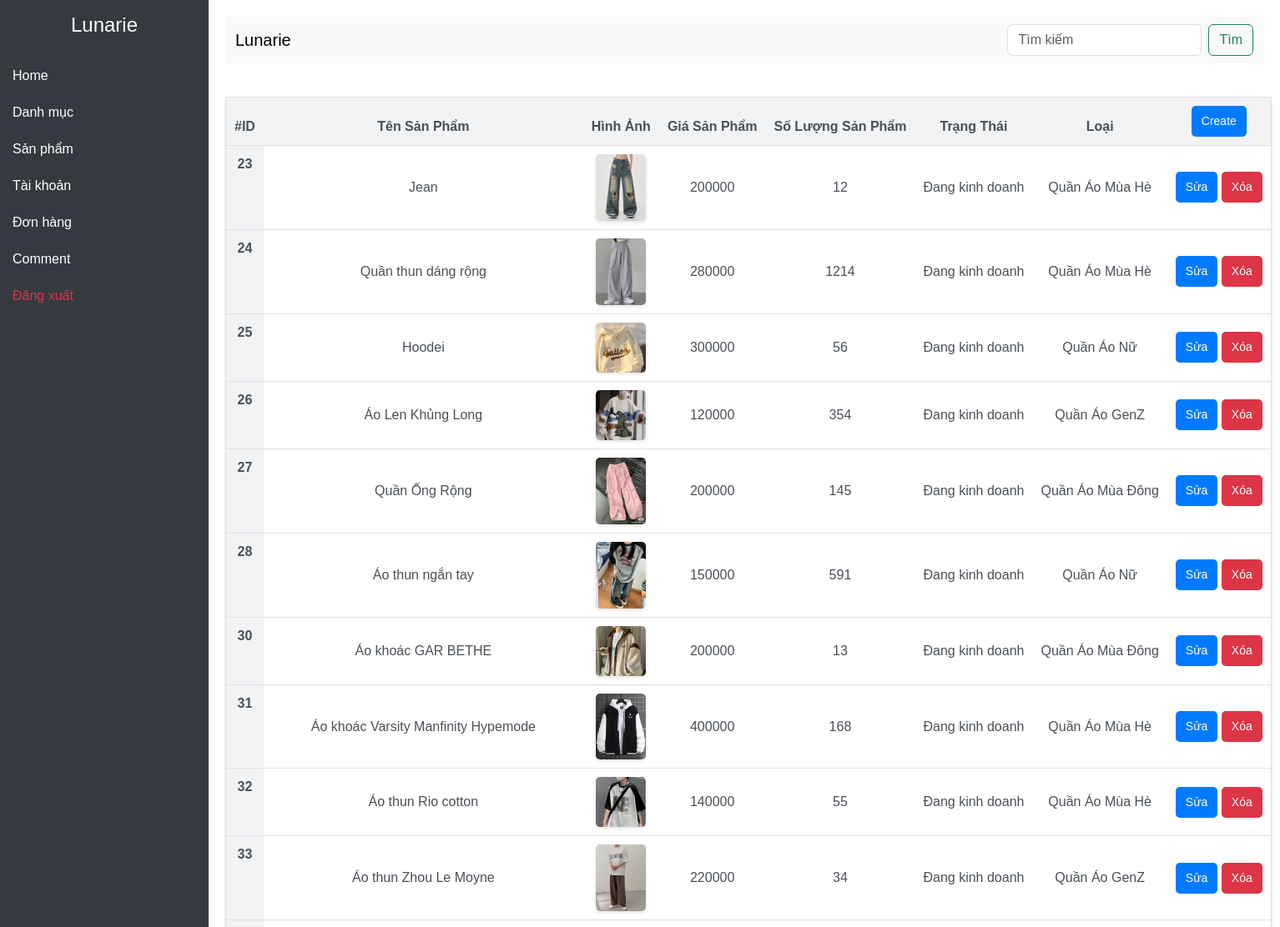
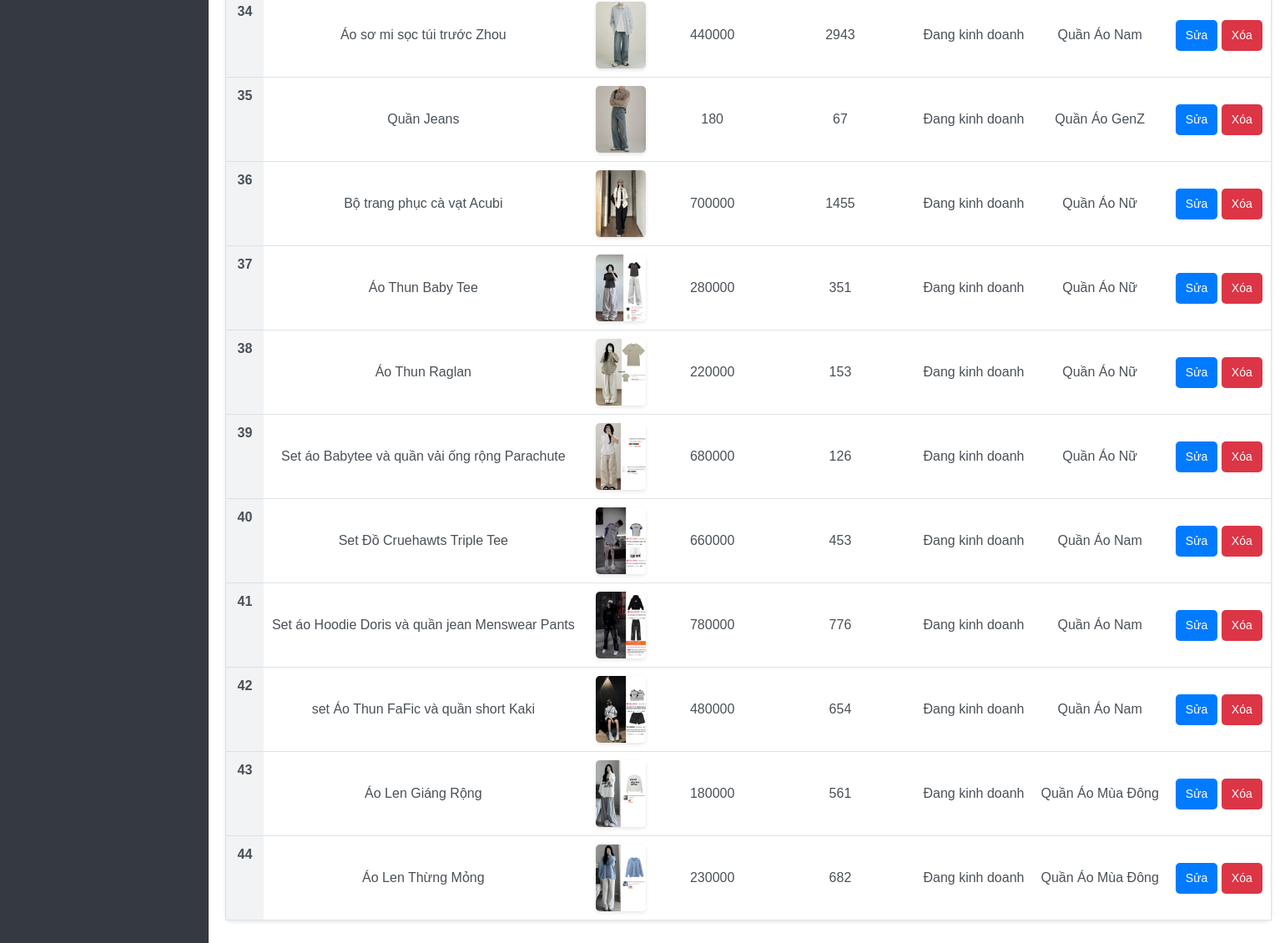
The page /admin/?ctl=listsp on the database its author committed (2 pictures, top to bottom).
### tables this page shows
CREATE TABLE `products` (
  `id` int NOT NULL,
  `name` varchar(255) NOT NULL,
  `image` varchar(255) NOT NULL,
  `price` bigint NOT NULL,
  `quantity` int NOT NULL,
  `description` text NOT NULL,
  `content` text NOT NULL,
  `status` tinyint(1) NOT NULL DEFAULT '1',
  `category_id` int NOT NULL
);

CREATE TABLE `categories` (
  `id` int NOT NULL,
  `cate_name` varchar(255) NOT NULL,
  `type` tinyint(1) NOT NULL,
  `soft_delete` tinyint(1) NOT NULL DEFAULT '0'
);

### common/function.php (called while the page is built, shortened)
<?php
function view($path_view, $data = [])
{
    extract($data);
    $path_view = str_replace(".", "/", $path_view);
    include_once ROOT_DIR . "views/$path_view.php";
}

### controllers/admin/AdminProductController.php (called while the page is built, shortened)
<?php
class AdminProductController
{
    public function index()
    {
        $products = (new Product)->all();
        return view('admin.products.list', compact('products', 'message'));
    }
}

### admin/index.php (called while the page is built, shortened)
<?php
require_once __DIR__ . "/../common/function.php";
require_once __DIR__ . "/../models/BaseModel.php";
require_once __DIR__ . "/../models/Product.php";
require_once __DIR__ . "/../controllers/admin/AdminProductController.php";
$ctl = $_GET['ctl'] ?? "";
match ($ctl) {
    '' => view("admin.dashboard"),
    'listsp' => (new AdminProductController)->index(),
    'addsp' => (new AdminProductController)->create(),
    'storesp' => (new AdminProductController)->store(),
    'editsp' => (new AdminProductController)->edit(),
    'updatesp' => (new AdminProductController)->update(),
    'deletesp' => (new AdminProductController)->delete(),
    'listdm' => (new AdminCategoryController)->index(),
    'adddm' => (new AdminCategoryController)->add(),
    'storedm' => (new AdminCategoryController)->store(),
    'editdm' => (new AdminCategoryController)->edit(),
    'updatedm' => (new AdminCategoryController)->update(),
    'deletedm' => (new AdminCategoryController)->delete(),
    default => view('errors.404'),
    'listuser' =>(new AuthController)->index(),
    'updateuser' => (new AuthController)->updateActive(),
    'list-order' => (new OrderController)->index(),
    'detail-order'=>(new OrderController)->showOrder(),
    'logout' =>(new DashboardController)->logout(),
    'productcomment'=>(new CommentController)->index(),
    'comment-detail'=>(new CommentController)->list(),
    'active-comment'=>(new CommentController)->updateActive(),
};

### models/BaseModel.php (called while the page is built, shortened)
<?php
class BaseModel
{
    public function __construct()
    {
        try {
            $this->conn = new PDO("mysql:host=localhost; dbname=duan1.moi; charset=utf8; port=3306", "root", "");
        } catch (PDOException $e) {
            echo "Lỗi kết nối CSDL: " . $e->getMessage();
        }
    }
}

### models/Product.php (called while the page is built, shortened)
<?php
class Product extends BaseModel
{
    public function all()
    {
        $sql = "SELECT p.*, cate_name FROM products p JOIN categories c ON p.category_id=c.id";
        $stmt = $this->conn->prepare($sql);
        $stmt->execute();
        return $stmt->fetchAll(PDO::FETCH_ASSOC);
    }
}

### views/admin/products/list.php (the view, shortened to what this page needs)
<?php include_once ROOT_DIR . "views/admin/header.php" ?>
<div class="content">
    <table class="table">
        <thead>
            <tr>
                <th scope="col">#ID</th>
                <th scope="col">Tên Sản Phẩm</th>
                <th scope="col">Hình Ảnh</th>
                <th scope="col">Giá Sản Phẩm</th>
                <th scope="col">Số Lượng Sản Phẩm</th>
                <th scope="col">Trạng Thái</th>
                <th scope="col">Loại</th>
                <th scope="col">
                    <a href="<?= ADMIN_URL . '?ctl=addsp' ?>" class="btn btn-primary">Create</a>
                </th>
            </tr>
        </thead>
        <tbody>
            <?php foreach ($products as $pro) : ?>
                <tr>
                    <th scope="row"><?= $pro['id'] ?></th>
                    <td><?= $pro['name'] ?></td>
                    <td>
                        <img src="<?= ROOT_URL . $pro['image'] ?>" width="60" alt="">
                    </td>
                    <td><?= $pro['price'] ?></td>
                    <td><?= $pro['quantity'] ?></td>
                    <td><?= $pro['status'] ? 'Đang kinh doanh' : 'Ngừng kinh doanh' ?></td>
                    <td><?= $pro['cate_name'] ?></td>
                    <td>
                        <a href="<?= ADMIN_URL . '?ctl=editsp&id=' . $pro['id'] ?>" class="btn btn-primary">Sửa</a>
                        <a href="<?= ADMIN_URL . '?ctl=deletesp&id=' . $pro['id'] ?>" class="btn btn-danger" onclick="return confirm('Bạn có muốn xóa không')">Xóa</a>
                    </td>
                </tr>
            <?php endforeach ?>
        </tbody>
    </table>
</div>
<?php include_once ROOT_DIR . "views/admin/footer.php" ?>

### views/admin/header.php (shortened to what this page needs)
<!DOCTYPE html>
<html lang="en">
<head>
    <link rel="stylesheet" href="https://cdn.jsdelivr.net/npm/bootstrap@5.3.3/dist/css/bootstrap.min.css">
</head>
<body>
    <div class="sidebar">
        <h4 class="text-center py-3">Lunarie</h4>
        <a href="<?= ADMIN_URL ?>"><i class="bi bi-house"></i> Home</a>
        <a href="<?= ADMIN_URL . '?ctl=listdm' ?>"><i class="bi bi-card-list"></i> Danh mục</a>
        <a href="<?= ADMIN_URL . '?ctl=listsp' ?>"><i class="bi bi-box"></i> Sản phẩm</a>
        <a href="<?= ADMIN_URL . '?ctl=listuser' ?>"><i class="bi bi-people"></i> Tài khoản</a>
        <a href="<?= ADMIN_URL . '?ctl=list-order' ?>"><i class="bi bi-cart"></i> Đơn hàng</a>
        <a href="<?= ADMIN_URL . '?ctl=productcomment' ?>"><i class="bi bi-cart"></i>Comment</a>
        <a href="<?= ADMIN_URL . '?ctl=logout' ?>" class="text-danger"><i class="bi bi-box-arrow-right"></i> Đăng xuất</a>
    </div>
    <div class="content">
        <nav class="navbar navbar-expand-lg navbar-light bg-light">
            <div class="container-fluid">
                <a class="navbar-brand" href="#">Lunarie</a>
                <div class="collapse navbar-collapse" id="navbarContent">
                    <form class="d-flex ms-auto" action="<?= ADMIN_URL . '?ctl=search' ?>" method="GET">
                        <input class="form-control me-2" type="search" placeholder="Tìm kiếm" aria-label="Search" name="q">
                        <button class="btn btn-outline-success" type="submit">Tìm</button>
                    </form>
                </div>
            </div>
        </nav>
    </div>
</body>
</html>

### views/admin/footer.php (shortened to what this page needs)
</body>
</html>

### views/admin/header.php (style rules this page uses)
body { min-height: 100vh; display: flex; flex-direction: column; }
.sidebar { width: 250px; background-color: #343a40; color: white; position: fixed; height: 100%; }
.sidebar a { color: white; text-decoration: none; padding: 10px 15px; display: block; }
.content { margin-left: 250px; padding: 20px; }
.navbar { z-index: 1000; position: sticky; top: 0; }

### views/admin/products/list.php (style rules this page uses)
body { background-color: #ffffff; color: #333333; font-family: Arial, sans-serif; margin: 0; padding: 0; }
.table { border: 1px solid #dee2e6; border-radius: 8px; background-color: #ffffff; box-shadow: 0 2px 4px rgba(0, 0, 0, 0.1); }
.table th { background-color: #f1f3f5; color: #495057; font-weight: bold; text-align: center; padding: 10px; }
.table td { vertical-align: middle; text-align: center; padding: 10px; color: #495057; }
.table img { border-radius: 5px; box-shadow: 0 2px 4px rgba(0, 0, 0, 0.1); max-width: 60px; height: auto; }
.btn-primary { background-color: #007bff; border: none; color: #ffffff; padding: 8px 12px; border-radius: 5px; font-size: 14px; transition: background-color 0.3s ease, transform 0.2s; }
.btn-danger { background-color: #dc3545; border: none; color: #ffffff; padding: 8px 12px; border-radius: 5px; font-size: 14px; transition: background-color 0.3s ease, transform 0.2s; }
.table th, .table td { white-space: nowrap; }

### rows shown on the page
products: id "23", name "Jean", image (picture), price "200000", quantity "12", status "Đang kinh doanh", category.cate_name "Quần Áo Mùa Hè"
products: id "24", name "Quần thun dáng rộng", image (picture), price "280000", quantity "1214", status "Đang kinh doanh", category.cate_name "Quần Áo Mùa Hè"
products: id "25", name "Hoodei", image (picture), price "300000", quantity "56", status "Đang kinh doanh", category.cate_name "Quần Áo Nữ"
products: id "26", name "Áo Len Khủng Long", image (picture), price "120000", quantity "354", status "Đang kinh doanh", category.cate_name "Quần Áo GenZ"
products: id "27", name "Quần Ống Rộng", image (picture), price "200000", quantity "145", status "Đang kinh doanh", category.cate_name "Quần Áo Mùa Đông"
products: id "28", name "Áo thun ngắn tay", image (picture), price "150000", quantity "591", status "Đang kinh doanh", category.cate_name "Quần Áo Nữ"
products: id "30", name "Áo khoác GAR BETHE", image (picture), price "200000", quantity "13", status "Đang kinh doanh", category.cate_name "Quần Áo Mùa Đông"
products: id "31", name "Áo khoác Varsity Manfinity Hypemode", image (picture), price "400000", quantity "168", status "Đang kinh doanh", category.cate_name "Quần Áo Mùa Hè"
products: id "32", name "Áo thun Rio cotton", image (picture), price "140000", quantity "55", status "Đang kinh doanh", category.cate_name "Quần Áo Mùa Hè"
products: id "33", name "Áo thun Zhou Le Moyne", image (picture), price "220000", quantity "34", status "Đang kinh doanh", category.cate_name "Quần Áo GenZ"
products: id "34", name "Áo sơ mi sọc túi trước Zhou", image (picture), price "440000", quantity "2943", status "Đang kinh doanh", category.cate_name "Quần Áo Nam"
products: id "35", name "Quần Jeans", image (picture), price "180", quantity "67", status "Đang kinh doanh", category.cate_name "Quần Áo GenZ"
products: id "36", name "Bộ trang phục cà vạt Acubi", image (picture), price "700000", quantity "1455", status "Đang kinh doanh", category.cate_name "Quần Áo Nữ"
products: id "37", name "Áo Thun Baby Tee", image (picture), price "280000", quantity "351", status "Đang kinh doanh", category.cate_name "Quần Áo Nữ"
products: id "38", name "Áo Thun Raglan", image (picture), price "220000", quantity "153", status "Đang kinh doanh", category.cate_name "Quần Áo Nữ"
products: id "39", name "Set áo Babytee và quần vải ống rộng Parachute", image (picture), price "680000", quantity "126", status "Đang kinh doanh", category.cate_name "Quần Áo Nữ"
products: id "40", name "Set Đồ Cruehawts Triple Tee", image (picture), price "660000", quantity "453", status "Đang kinh doanh", category.cate_name "Quần Áo Nam"
products: id "41", name "Set áo Hoodie Doris và quần jean Menswear Pants", image (picture), price "780000", quantity "776", status "Đang kinh doanh", category.cate_name "Quần Áo Nam"
products: id "42", name "set Áo Thun FaFic và quần short Kaki", image (picture), price "480000", quantity "654", status "Đang kinh doanh", category.cate_name "Quần Áo Nam"
products: id "43", name "Áo Len Giáng Rộng", image (picture), price "180000", quantity "561", status "Đang kinh doanh", category.cate_name "Quần Áo Mùa Đông"
products: id "44", name "Áo Len Thừng Mỏng", image (picture), price "230000", quantity "682", status "Đang kinh doanh", category.cate_name "Quần Áo Mùa Đông"
